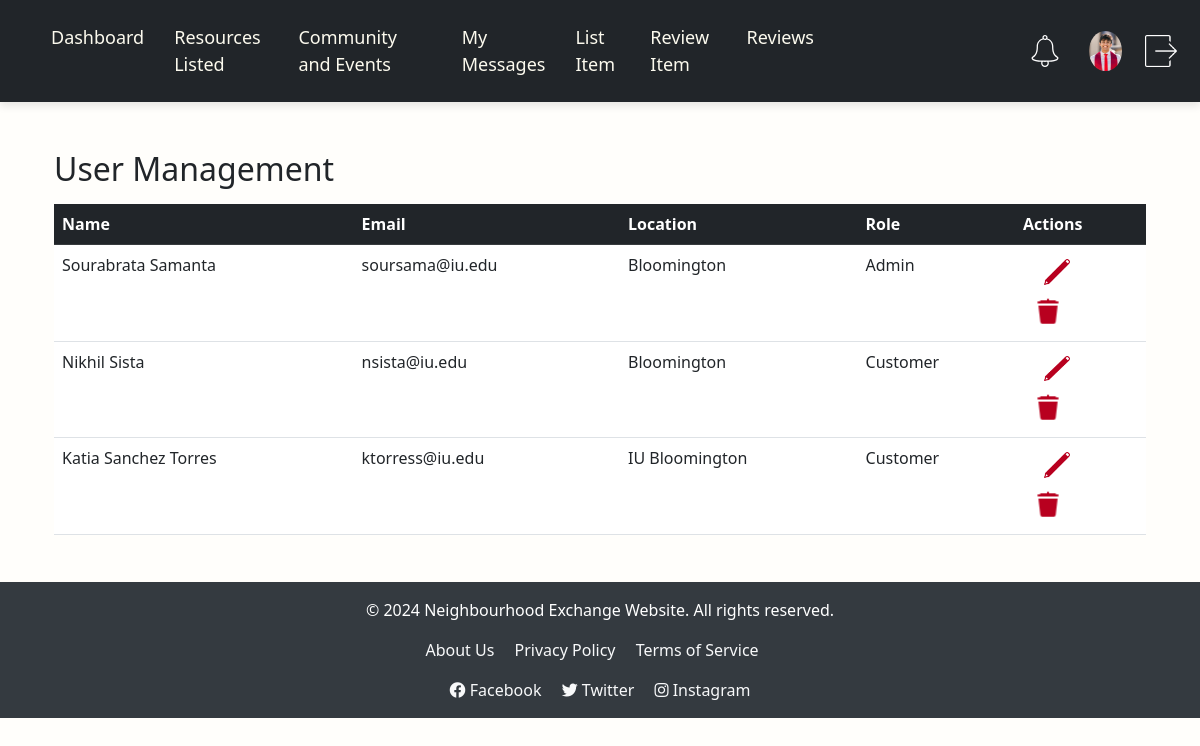
The app's page /user_management (signed in) with its own data.
### tables this page shows
CREATE TABLE Users (
        user_id INTEGER PRIMARY KEY AUTOINCREMENT,
        name TEXT NOT NULL,
        email TEXT NOT NULL UNIQUE,
        password TEXT NOT NULL,
        profile_image TEXT,
        location TEXT,
        role TEXT DEFAULT 'User',  -- Role column to distinguish between Admin and User
        date_created TEXT DEFAULT CURRENT_TIMESTAMP
    , last_login TEXT);

### app.py (the view)
@app.route('/user_management')
@login_required
def user_management():
    conn = get_db_connection()
    users = conn.execute('SELECT * FROM Users').fetchall()
    conn.close()
    return render_template('user_management.html', users=users)

### app.py (called while the page is built)
def get_db_connection():
    conn = sqlite3.connect('community.db')
    conn.row_factory = sqlite3.Row
    return conn

@app.after_request
def add_header(response):
    response.headers['Cache-Control'] = 'no-store, no-cache, must-revalidate, max-age=0'
    response.headers['Pragma'] = 'no-cache'
    response.headers['Expires'] = '0'
    return response

def login_required(f):
    @wraps(f)
    def decorated_function(*args, **kwargs):
        if 'user_id' not in session:
            flash('Please log in to access this page.', 'danger')
            return redirect(url_for('login'))
        return f(*args, **kwargs)
    return decorated_function

### templates/user_management.html (shortened to what this page needs)
{% extends "base.html" %}
{% block content %}
<div class="container mt-4" style="height:36vw">
    <h2>User Management</h2>
    <table class="table mt-3">
        <thead class="table-dark">
            <tr>
                <th scope="col">Name</th>
                <th scope="col">Email</th>
                <th scope="col">Location</th>
                <th scope="col">Role</th>
                <th scope="col" style="width: 12%;">Actions</th>
            </tr>
        </thead>
        <tbody>
            {% for user in users %}
            <tr>
                <td class="tdSize">{{ user['name'] }}</td>
                <td class="tdSize">{{ user['email'] }}</td>
                <td class="tdSize">{{ user['location'] }}</td>
                <td class="tdSize">{{ user['role'] }}</td>
                <td>
                    <button type="button" class="btn btn-sm"
                    data-bs-toggle="modal"
                    data-bs-target="#editUserModal"
                    data-user-id="{{ user['user_id'] }}"
                    data-user-name="{{ user['name'] }}"
                    data-user-email="{{ user['email'] }}"
                    data-user-location="{{ user['location'] }}"
                    data-user-role="{{ user['role'] }}"
                    data-profile-image="{{ user['profile_image'] }}">
                    <img style="width: 55%;" src="{{ url_for('static', filename='images/edit.png') }}" alt="Description of Image">
            </button>
                    <a href="{{ url_for('delete_user', user_id=user['user_id']) }}" class="btn btn-sm" onclick="return confirm('Are you sure you want to delete this user?');"><img  style="width: 2rem;" src="{{ url_for('static', filename='images/delete.png') }}" alt="Description of Image"></a>
                </td>
            </tr>
            {% endfor %}
        </tbody>
    </table>
</div>
{% endblock %}

### static/styles.css (style rules this page uses)
body { background-color:#fffefb ; height: 100vh; justify-content: center; align-items: center; margin: 0; }
.tdSize { font-size:16px; }

### records on screen
Users: name "Sourabrata Samanta", email "soursama@iu.edu", location "Bloomington", role "Admin"
Users: name "Nikhil Sista", email "nsista@iu.edu", location "Bloomington", role "Customer"
Users: name "Katia Sanchez Torres", email "ktorress@iu.edu", location "IU Bloomington", role "Customer"
